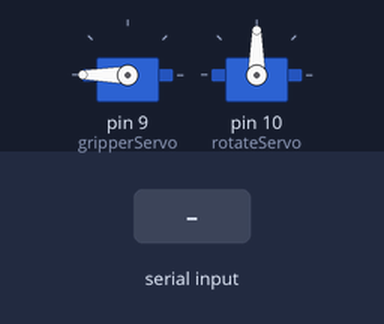
A sketch run on a simulated Arduino Uno, built with avr-gcc and run on an emulated ATmega328P. Parts: 2 × servo. Inputs (shaded band) come from the test bench.

Above: at 1.2 s.
1.3 s: "S1:\n" received over Serial
At 1.75 s:
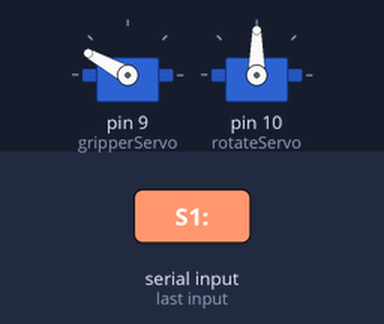
4.3 s: "S2:\n" received over Serial
At 6.2 s:
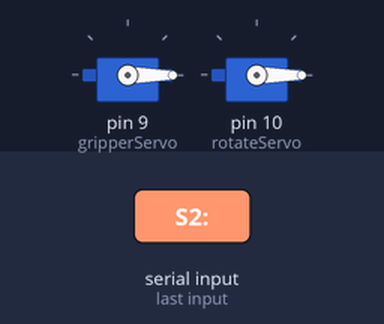
7.3 s: "S1:90\n" received over Serial
At 9.8 s:
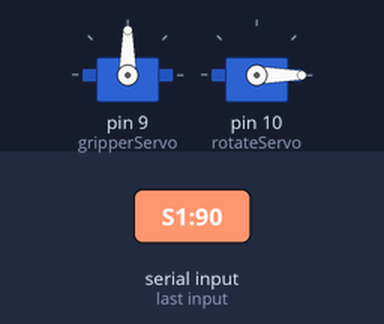
10.3 s: "S2:90\n" received over Serial
At 12.1 s:
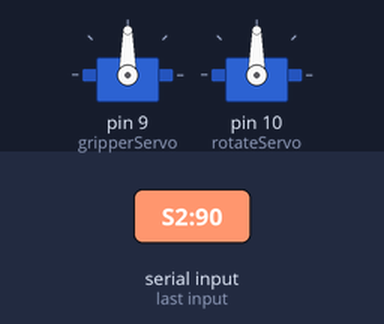
Timing chart, 0 to 13.6 s (numbered marks = the images above; inputs shaded):
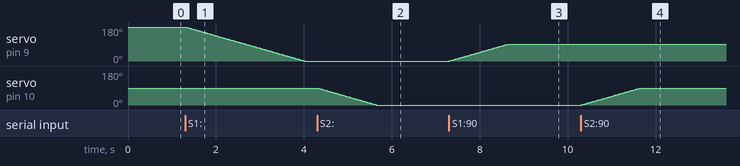

Measured:
- after the input at 1.3 s, servo on pin 9 (gripperServo): moves from 180° to 0° over 2.7 s, starting at once
- after the input at 4.3 s, servo on pin 10 (rotateServo): moves from 90° to 0° over 1.3 s, starting at once
- after the input at 7.3 s, servo on pin 9 (gripperServo): moves from 0° to 90° over 1.3 s, starting at once
- after the input at 10.3 s, servo on pin 10 (rotateServo): moves from 0° to 90° over 1.3 s, starting at once

The sketch:

servo_listener.ino
```cpp
#include <Servo.h>

Servo gripperServo;
Servo rotateServo;

const int STEP_DELAY_MS = 15;  // milliseconds between each 1-degree step

void slowMove(Servo &servo, int target) {
  int current = servo.read();
  int step = (target > current) ? 1 : -1;
  while (current != target) {
    current += step;
    servo.write(current);
    delay(STEP_DELAY_MS);
  }
}

void setup() {
  gripperServo.attach(9);
  rotateServo.attach(10);
  gripperServo.write(180);
  rotateServo.write(90);
  Serial.begin(9600);
}

void loop() {
  if (Serial.available()) {
    String command = Serial.readStringUntil('\n');
    command.trim();

    if (command.startsWith("S1:")) {
      int angle = command.substring(3).toInt();
      angle = constrain(angle, 0, 180);
      slowMove(gripperServo, angle);
    } else if (command.startsWith("S2:")) {
      int angle = command.substring(3).toInt();
      angle = constrain(angle, 0, 180);
      slowMove(rotateServo, angle);
    }
  }
}
```
